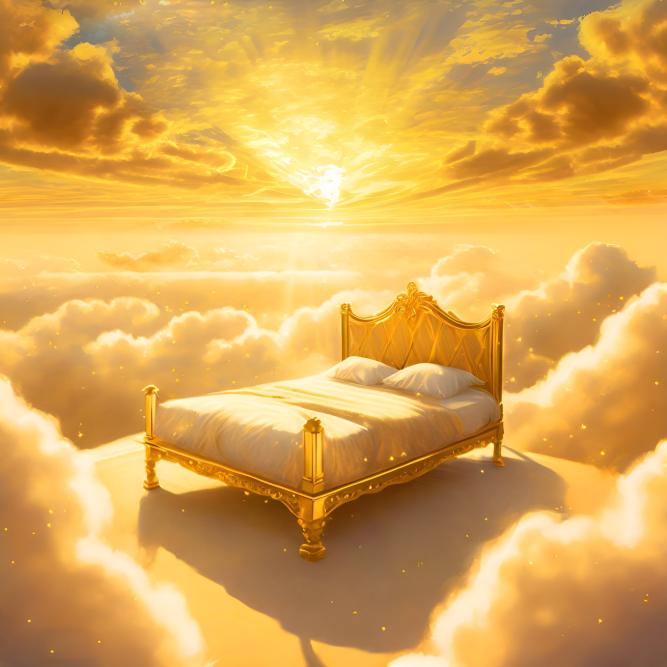
#> input picture Programs/Unclassified Trials/Image.jpg, 2000 x 2000 px, found by its file name (shown at 1/3 size)
$ python Part-C_d.py
#> lines starting #> are read from the running program, lines starting #| are printed output that depends on the picture
import cv2

# Read an image from file
image = cv2.imread('D:\\Normie\\Final AI Practicals (2023-24)\\Programs\\Unclassified Trials\\Image.jpg')
#> image is the input picture: shape (2000, 2000, 3); mean B, G, R 86.6, 167.2, 217.4

# Define the coordinates of the region of interest
start_point = (500, 500)
end_point = (1500, 1500)

# Crop the original image to obtain the region of interest
cropped_image = image[start_point[1]:end_point[1], start_point[0]:end_point[0]]
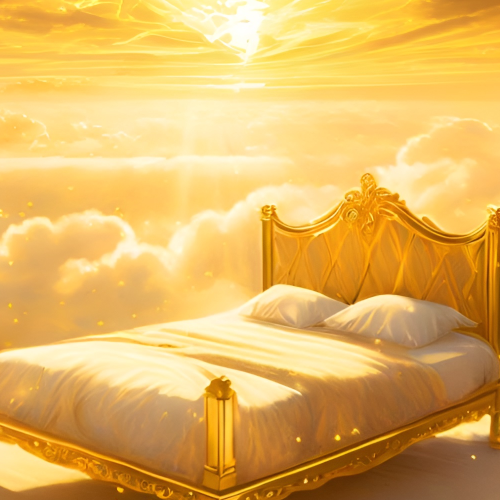
#> cropped_image: shape (1000, 1000, 3) (shown at 1/2 size); mean B, G, R 96.5, 181.1, 227.5

# Save the cropped image to a file
cv2.imwrite('D:\\Normie\\Final AI Practicals (2023-24)\\Programs\\Unclassified Trials\\Cropped_Image.jpg', cropped_image)
